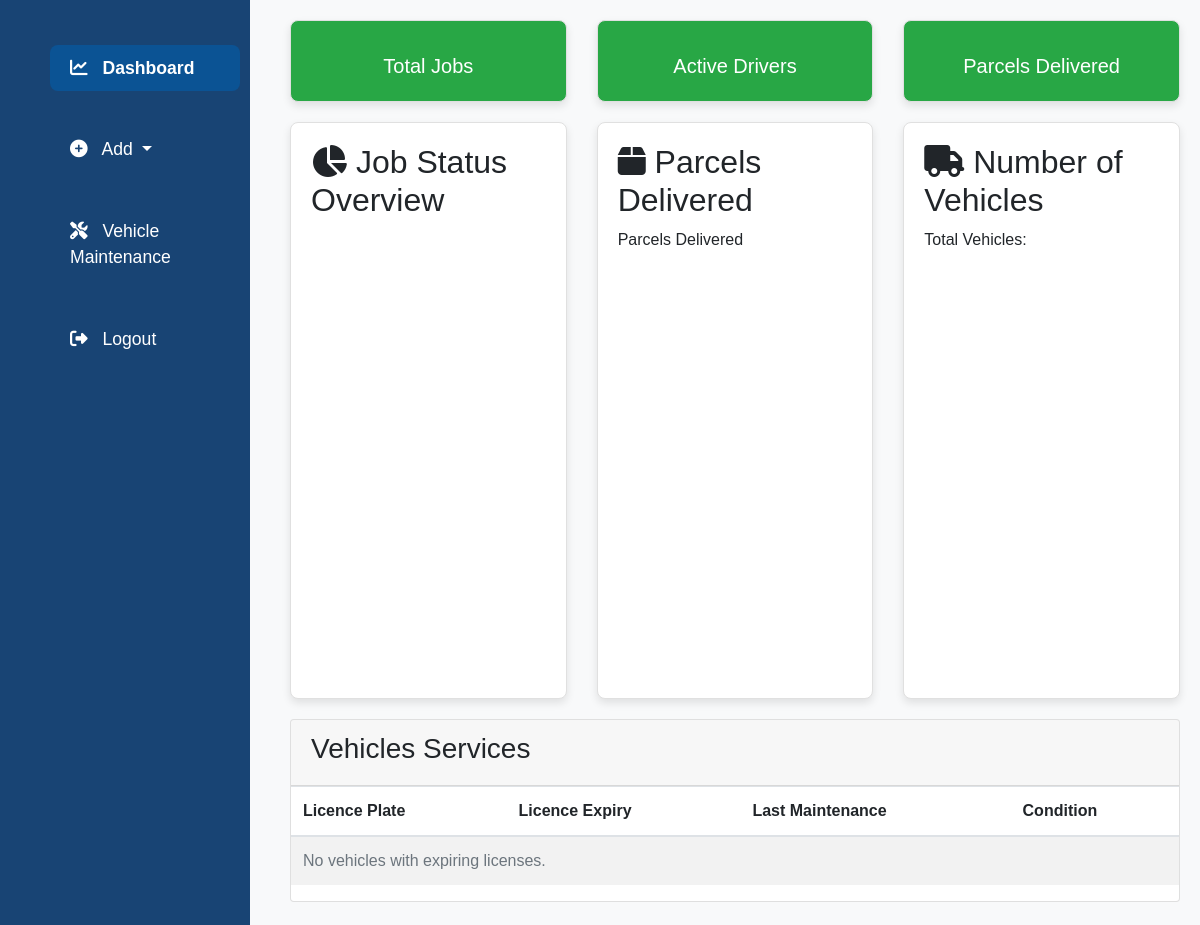
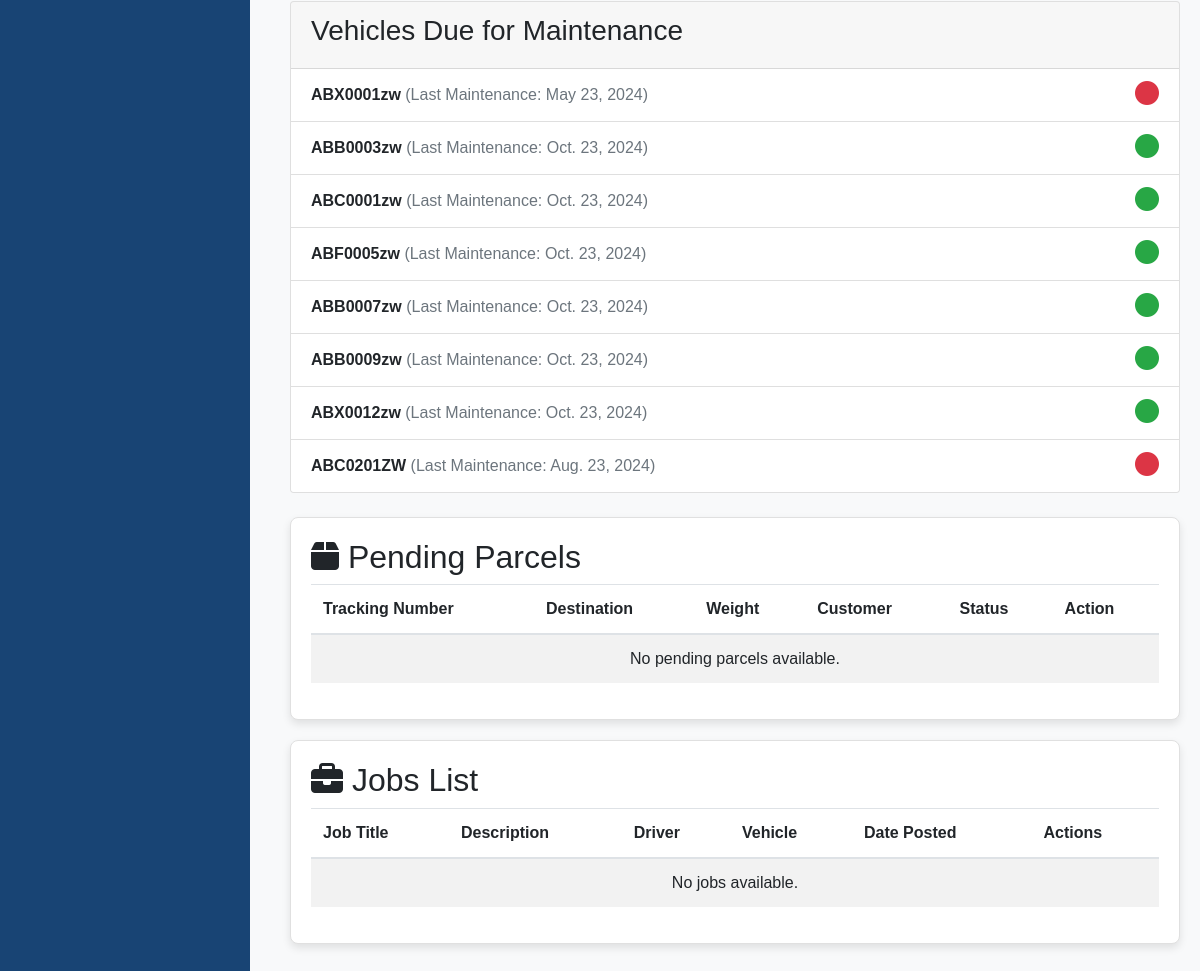
Page /vehicles on the committed database (2 pictures, top to bottom).
### symbol_system/models.py (models this page shows, shortened)
class Vehicle(models.Model):
    license_plate = models.CharField(max_length=100, unique=True)
    model = models.CharField(max_length=255)
    license_expiry_date = models.DateField(default=timezone.now)   # New field for license expiry
    last_maintenance_date = models.DateField(default=timezone.now)   # New field for last maintenance date

### symbol_system/views.py (the view)
# urls.py: path('vehicles', vehicle_list, name='vehicle_list'),
def vehicle_list(request):
    vehicles = Vehicle.objects.all()
    for vehicle in vehicles:
        get_maintenance_status(vehicle)
    context = {'vehicles_due_for_maintenance': vehicles}
    return render(request, 'symbol_system/dashboard.html', context)

### symbol_system/views.py (called while the page is built)
def get_maintenance_status(vehicle):
    today = date.today()
    maintenance_interval = timedelta(days=18)
    next_maintenance_due = vehicle.last_maintenance_date + maintenance_interval
    if next_maintenance_due < today:
        vehicle.is_maintenance_overdue = True
        vehicle.is_maintenance_due_soon = False
    elif next_maintenance_due <= today + timedelta(days=3):
        vehicle.is_maintenance_overdue = False
        vehicle.is_maintenance_due_soon = True
    else:
        vehicle.is_maintenance_overdue = False
        vehicle.is_maintenance_due_soon = False

### symbol_system/templates/symbol_system/dashboard.html (shortened to what this page needs)
<!DOCTYPE html>
<html lang="en">
<head>
    <link rel="stylesheet" href="https://maxcdn.bootstrapcdn.com/bootstrap/4.0.0/css/bootstrap.min.css">
</head>
<body>
<div class="sidebar">
    <ul>
        <li><a href="#" class="active"><i class="fas fa-chart-line"></i> Dashboard</a></li>
        <li class="dropdown">
            <a href="#" class="dropdown-toggle" data-toggle="dropdown" aria-haspopup="true" aria-expanded="false">
                <i class="fas fa-plus-circle"></i> Add
            </a>
        </li>
        <li><a href="{% url 'vehicle_list' %}"><i class="fas fa-tools"></i> Vehicle Maintenance</a></li>
        <li><a href="{% url 'logout' %}"><i class="fas fa-sign-out-alt"></i> Logout</a></li>
    </ul>
</div>
    <div class="content">
        <div class="row">
            <div class="col-md-4">
                <div class="summary-card">
                    <p>Total Jobs</p>
                </div>
            </div>
            <div class="col-md-4">
                <div class="summary-card">
                    <p>Active Drivers</p>
                </div>
            </div>
            <div class="col-md-4">
                <div class="summary-card">
                    <p>Parcels Delivered</p>
                </div>
            </div>
        </div>
        <div class="row">
            <div class="col-md-4">
                <div class="dashboard-card">
                    <h2><i class="fas fa-chart-pie"></i> Job Status Overview</h2>
                    <div class="chart-container">
                        <canvas id="jobStatusChart" width="280" height="300"></canvas>
                    </div>
                </div>
            </div>
            <div class="col-md-4">
                <div class="dashboard-card">
                    <h2><i class="fas fa-box"></i> Parcels Delivered</h2>
                    <div class="chart-container">
                        <p>{{ parcels_delivered }} Parcels Delivered</p>
                        <canvas id="parcelsDeliveredChart" width="280" height="300"></canvas>
                    </div>
                </div>
            </div>
            <div class="col-md-4">
                <div class="dashboard-card">
                    <h2><i class="fas fa-truck"></i> Number of Vehicles</h2>
                    <div class="chart-container">
                        <p>Total Vehicles: {{ total_vehicles }}</p>
                        <canvas id="vehiclesChart" width="280" height="300"></canvas>
                    </div>
                </div>
            </div>
        </div>
<div class="card mb-4">
    <div class="card-header">
        <h3>Vehicles Services</h3>
    </div>
    <div class="table-responsive">
        <table class="table table-striped table-hover">
            <thead>
                <tr>
                    <th>Licence Plate</th>
                    <th>Licence Expiry</th>
                    <th>Last Maintenance</th>
                    <th>Condition</th>
                </tr>
            </thead>
            <tbody>
                {% for vehicle in vehicles_license_expiring %}
                <tr>
                    <td>{{ vehicle.license_plate }}</td>
                    <td>{{ vehicle.license_expiry_date }}</td>
                    <td>{{ vehicle.last_maintenance_date }}</td>
                    <td>
                        <i class="fas fa-circle condition-icon
                            {% if vehicle.is_license_expired %}
                                bad-condition
                            {% elif vehicle.is_license_near_expiry %}
                                medium-condition
                            {% else %}
                                good-condition
                            {% endif %}
                        "></i>
                    </td>
                </tr>
                {% empty %}
                <tr class="text-muted">
                    <td colspan="4">No vehicles with expiring licenses.</td>
                </tr>
                {% endfor %}
            </tbody>
        </table>
    </div>
</div>
<div class="card mb-4">
    <div class="card-header">
        <h3>Vehicles Due for Maintenance</h3>
    </div>
    <ul class="list-group list-group-flush">
        {% for vehicle in vehicles_due_for_maintenance %}
        <li class="list-group-item d-flex justify-content-between align-items-center">
            <div>
                <strong>{{ vehicle.license_plate }}</strong>
                <span class="text-muted">(Last Maintenance: {{ vehicle.last_maintenance_date }})</span>
            </div>
            <div>
                <i class="fas fa-circle condition-icon
                    {% if vehicle.is_maintenance_overdue %}
                        bad-condition
                    {% elif vehicle.is_maintenance_due_soon %}
                        medium-condition
                    {% else %}
                        good-condition
                    {% endif %}
                "></i>
            </div>
        </li>
        {% empty %}
        <li class="list-group-item text-muted">No vehicles due for maintenance.</li>
        {% endfor %}
    </ul>
</div>
        <div class="dashboard-card">
            <h2><i class="fas fa-box"></i> Pending Parcels</h2>
            <div class="table-responsive">
                <table class="table table-striped table-hover">
                    <thead>
                        <tr>
                            <th>Tracking Number</th>
                            <th>Destination</th>
                            <th>Weight</th>
                            <th>Customer</th>
                            <th>Status</th>
                            <th>Action</th>
                        </tr>
                    </thead>
                    <tbody>
                        {% if pending_parcels %}
                        {% for parcel in pending_parcels %}
                        <tr>
                            <td>{{ parcel.tracking_number }}</td>
                            <td>{{ parcel.destination }}</td>
                            <td>{{ parcel.weight }}</td>
                            <td>{{ parcel.customer.name }}</td>
                            <td>{{ parcel.status }}</td>
                            <td>
                                <button class="btn btn-success btn-sm mark-delivered" data-parcel-id="{{ parcel.id }}">Mark as Delivered</button>
                            </td>
                        </tr>
                        {% endfor %}
                        {% else %}
                <tr>
                    <td colspan="6" class="text-center">No pending parcels available.</td>
                </tr>
            {% endif %}
                    </tbody>
                </table>
            </div>
        </div>
        <div class="dashboard-card">
            <h2><i class="fas fa-briefcase"></i> Jobs List</h2>
            <div class="table-responsive">
                <table class="table table-striped table-hover">
                    <thead>
                        <tr>
                            <th>Job Title</th>
                            <th>Description</th>
                            <th>Driver</th>
                            <th>Vehicle</th>
                            <th>Date Posted</th>
                            <th>Actions</th>
                        </tr>
                    </thead>
                    <tbody>
                        {% if jobs %}
                            {% for job in jobs %}
                            <tr>
                                <td>{{ job.title }}</td>
                                <td>{{ job.description }}</td>
                                <td>{{ job.assigned_to }}</td>
                                <td>{{ job.vehicle }}</td>
                                <td>{{ job.date_posted }}</td>
                                <td>
                                    <a href="{% url 'edit_job' job.id %}" class="btn btn-primary btn-sm">Edit</a>
                                    <a href="{% url 'delete_job' job.id %}" class="btn btn-danger btn-sm" onclick="return confirm('Are you sure you want to delete this job?')">Delete</a>
                                </td>
                            </tr>
                            {% endfor %}
                        {% else %}
                            <tr>
                                <td colspan="6" class="text-center">No jobs available.</td>
                            </tr>
                        {% endif %}
                    </tbody>
                </table>
            </div>
        </div>
    </div>
    <script>
        var jobStatusCtx = document.getElementById('jobStatusChart').getContext('2d');
        var jobStatusChart = new Chart(jobStatusCtx, {
            type: 'bar',
            data: {
                labels: ['Pending', 'In Progress', 'Completed'],
                datasets: [{
                    label: 'Job Status',
                    data: {{ job_status_data|safe }},
                    backgroundColor: ['#ffc107', '#007bff', '#28a745']
                }]
            }
        });
        var parcelsDeliveredCtx = document.getElementById('parcelsDeliveredChart').getContext('2d');
        var parcelsDeliveredChart = new Chart(parcelsDeliveredCtx, {
            type: 'doughnut',
            data: {
                labels: ['Delivered'],
                datasets: [{
                    data: [{{ parcels_delivered }}],
                    backgroundColor: ['#28a745']
                }]
            }
        });
        var vehiclesCtx = document.getElementById('vehiclesChart').getContext('2d');
        var vehiclesChart = new Chart(vehiclesCtx, {
            type: 'line',
            data: {
                labels: {{ vehicle_labels|safe }},
                datasets: [{
                    label: 'Number of Vehicles',
                    data: {{ vehicle_counts|safe }},
                    backgroundColor: '#17a2b8'
                }]
            },
            options: {
                scales: {
                    y: {
                        beginAtZero: true
                    }
                }
            }
        });
        document.querySelectorAll('.mark-delivered').forEach(button => {
            button.addEventListener('click', function() {
                var parcelId = this.getAttribute('data-parcel-id');
                fetch(`/mark-delivered/${parcelId}/`, {
                    method: 'POST',
                    headers: {
                        'X-CSRFToken': '{{ csrf_token }}',
                        'Content-Type': 'application/json',
                    }
                })
                .then(response => response.json())
                .then(data => {
                    if (data.success) {
                        this.closest('tr').remove();
                        alert('Parcel marked as delivered!');
                    }
                })
                .catch(error => console.error('Error:', error));
            });
        });
    </script>
</body>
</html>

### symbol_system/templates/symbol_system/dashboard.html (style rules this page uses)
body { font-family: Arial, Helvetica, sans-serif; background-color: #f8f9fa; }
.sidebar { height: 100%; width: 250px; position: fixed; top: 0; left: 0; background-color: #184474; padding-top: 20px; color: white; }
.sidebar li { list-style: none; margin: 15px 0; padding: 10px; }
.sidebar a { color: #ffffff; text-decoration: none; font-size: 1.1rem; padding: 10px 20px; display: block; border-radius: 8px; transition: background-color 0.3s ease, color 0.3s ease; }
.sidebar a i { margin-right: 10px; }
.sidebar a.active { background-color: #0b5394; font-weight: bold; }
.dropdown-toggle::after { content: ''; }
.condition-icon { font-size: 1.5rem; }
.good-condition { color: #28a745; }
.bad-condition { color: #dc3545; }
.content { margin-left: 270px; padding: 20px; }
.dashboard-card, .summary-card { background-color: white; border-radius: 8px; padding: 20px; box-shadow: 0 4px 8px rgba(0, 0, 0, 0.1); border: 1px solid #e0e0e0; margin-bottom: 20px; }
.summary-card { background-color: #28a745; color: white; text-align: center; transition: transform 0.3s ease, box-shadow 0.3s ease; }
.summary-card p { margin: 10px 0 0; font-size: 1.25rem; }
.chart-container { width: 100%; height: 450px; margin: 0 auto; }
canvas { max-height: 100%; }

### rows in the picture
Vehicle: license_plate "ABX0001zw", last_maintenance_date "May 23, 2024"
Vehicle: license_plate "ABB0003zw", last_maintenance_date "Oct. 23, 2024"
Vehicle: license_plate "ABC0001zw", last_maintenance_date "Oct. 23, 2024"
Vehicle: license_plate "ABF0005zw", last_maintenance_date "Oct. 23, 2024"
Vehicle: license_plate "ABB0007zw", last_maintenance_date "Oct. 23, 2024"
Vehicle: license_plate "ABB0009zw", last_maintenance_date "Oct. 23, 2024"
Vehicle: license_plate "ABX0012zw", last_maintenance_date "Oct. 23, 2024"
Vehicle: license_plate "ABC0201ZW", last_maintenance_date "Aug. 23, 2024"
